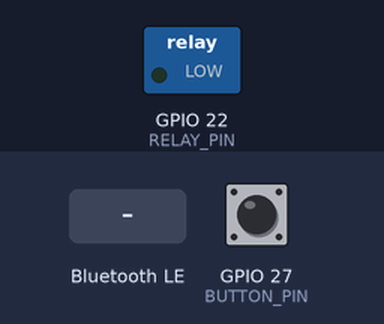
Recording of a sketch running on a simulated ESP32. Shown: switched loads named in the sketch (green lamp = pin HIGH). The inputs (shaded band) are chosen by the test bench; at power-on: GPIO 27 (BUTTON_PIN) HIGH. Nothing arrives over Bluetooth unless stated; a phone connects over Bluetooth LE 3 s after start; what the sketch prints to the serial monitor is not drawn.

Above: at 1.2 s.
1.3 s: Bluetooth LE write "ON" received
At 2.2 s:
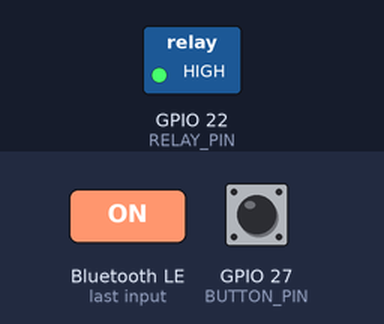
2.8 s: GPIO 27 (BUTTON_PIN) pulled LOW for 0.15 s
At 3.3 s:
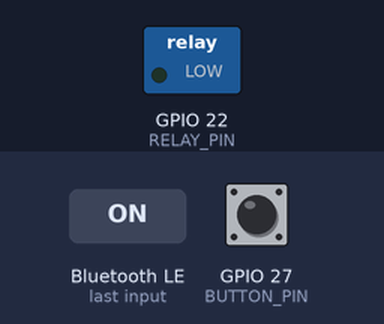
8.5 s: Bluetooth LE write "TOGGLE" received
At 8.9 s:
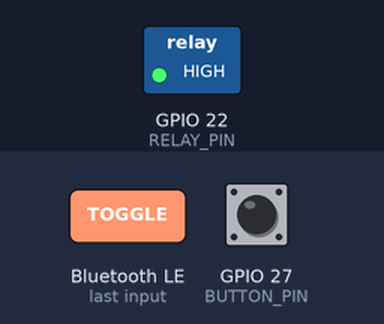
10.0 s: GPIO 27 (BUTTON_PIN) pulled LOW for 3.2 s
At 11.2 s:
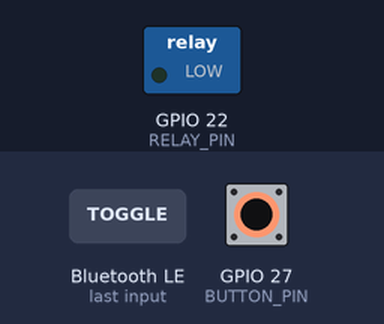
Timing chart, 0 to 13.0 s (numbered marks = the images above; inputs shaded):
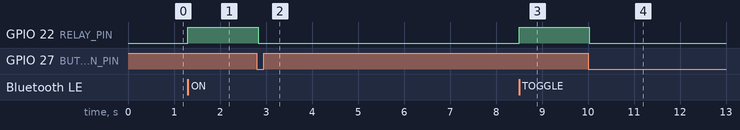

The sketch:

button_relay.ino
```cpp
/*
  FStopTimer_BLE_Relay_Classic.ino
  Library: ESP32 BLE Arduino (Kolban) - <BLEDevice.h>

  - Button: falling-edge debounced.
  - OFF → ON requires double-press within window.
  - ON  → OFF is single press.
  - BLE Command Characteristic accepts "ON", "OFF", "TOGGLE".
  - BLE Status Characteristic is READ + NOTIFY ("ON"/"OFF").
  - Restarts advertising on disconnect (iOS-friendly advertising settings).
*/

#include <BLEDevice.h>
#include <BLEUtils.h>
#include <BLEServer.h>
#include <BLE2902.h>

/* ----------------------------- Pins & Config ----------------------------- */
#define BUTTON_PIN 27
#define RELAY_PIN  22

// If your relay module is ACTIVE-LOW, set to 1.
#define RELAY_ACTIVE_LOW 0

// Debounce & double-press timing
const uint32_t DEBOUNCE_MS = 30;
const uint32_t DOUBLE_PRESS_WINDOW_MS = 400;

/* ----------------------------- BLE UUIDs --------------------------------- */
// Reuse your stable UUIDs if you want
#define SERVICE_UUID        "FA71809B-52E8-4DF2-BCE1-9C4D42311C97"
#define CHAR_CMD_UUID       "E8C858FA-E034-4EBF-A8C6-397401281056"
#define CHAR_STATUS_UUID    "58707319-E7C8-40BA-8A05-A3AE010B4997"

/* ----------------------------- Button State ------------------------------ */
int lastRaw = HIGH;
int stableState = HIGH;
uint32_t lastChangeMs = 0;

bool relayOn = false;
bool waitingSecondPress = false;
uint32_t firstPressTime = 0;

/* ----------------------------- BLE Globals ------------------------------- */
BLECharacteristic* cmdChar = nullptr;
BLECharacteristic* statusChar = nullptr;

/* ----------------------------- Helpers ----------------------------------- */
void applyRelay(bool on) {
  if (RELAY_ACTIVE_LOW) {
    digitalWrite(RELAY_PIN, on ? LOW : HIGH);
  } else {
    digitalWrite(RELAY_PIN, on ? HIGH : LOW);
  }
}

void publishStatus() {
  if (!statusChar) return;
  const char* s = relayOn ? "ON" : "OFF";
  statusChar->setValue((uint8_t*)s, strlen(s));
  statusChar->notify(); // OK even if no subscribers (just no effect)
}

void setRelay(bool on, const char* reason) {
  relayOn = on;
  applyRelay(on);
  Serial.print(on ? "ON  — " : "OFF — ");
  Serial.println(reason);
  publishStatus();
}

/* ----------------------------- Button Logic ------------------------------ */
void onPress() {
  if (relayOn) {
    // ON → single press turns OFF
    waitingSecondPress = false;
    setRelay(false, "Button single press (ON→OFF)");
    return;
  }

  // OFF → require double press to turn ON
  if (!waitingSecondPress) {
    waitingSecondPress = true;
    firstPressTime = millis();
    Serial.println("First press (OFF) — waiting for second press...");
  } else {
    if (millis() - firstPressTime <= DOUBLE_PRESS_WINDOW_MS) {
      waitingSecondPress = false;
      setRelay(true, "Button double press (OFF→ON)");
    } else {
      firstPressTime = millis();
      Serial.println("Window expired; counting as new first press.");
    }
  }
}

/* ----------------------------- BLE Callbacks ----------------------------- */
class CmdCallback : public BLECharacteristicCallbacks {
  void onWrite(BLECharacteristic* c) override {
    String v = c->getValue().c_str();  // convert to Arduino String
    v.toUpperCase();                   // optional: make it case-insensitive

    if (v == "ON")          setRelay(true,  "BLE cmd");
    else if (v == "OFF")    setRelay(false, "BLE cmd");
    else if (v == "TOGGLE") setRelay(!relayOn, "BLE toggle");
  }
};


class ServerCallbacks : public BLEServerCallbacks {
  void onConnect(BLEServer* s) override {
    Serial.println("Central connected");
    publishStatus(); // push current state after a central connects
  }
  void onDisconnect(BLEServer* s) override {
    Serial.println("Central disconnected");
    BLEDevice::startAdvertising(); // resume advertising for iOS to see again
  }
};

/* -------------------------------- Setup ---------------------------------- */
void setup() {
  Serial.begin(115200);

  pinMode(BUTTON_PIN, INPUT_PULLUP);
  pinMode(RELAY_PIN, OUTPUT);

  // Start OFF
  applyRelay(false);
  relayOn = false;

  // ---- BLE init (classic library) ----
  BLEDevice::init("FStopTimer"); // device name
  BLEDevice::setPower(ESP_PWR_LVL_P7); // optional

  BLEServer* server = BLEDevice::createServer();
  server->setCallbacks(new ServerCallbacks());

  BLEService* svc = server->createService(SERVICE_UUID);

  // Command characteristic (Write)
  cmdChar = svc->createCharacteristic(
      CHAR_CMD_UUID,
      BLECharacteristic::PROPERTY_WRITE | BLECharacteristic::PROPERTY_WRITE_NR
  );
  cmdChar->setCallbacks(new CmdCallback());

  // Status characteristic (Read + Notify)
  statusChar = svc->createCharacteristic(
      CHAR_STATUS_UUID,
      BLECharacteristic::PROPERTY_READ | BLECharacteristic::PROPERTY_NOTIFY
  );
  // CCCD needed for iOS to enable notifications
  statusChar->addDescriptor(new BLE2902());
  statusChar->setValue("OFF");

  svc->start();

  // --- Advertising (iOS-friendly) ---
  BLEAdvertising* adv = BLEDevice::getAdvertising();
  adv->addServiceUUID(SERVICE_UUID);
  adv->setScanResponse(true);     // put extra data (like UUID) in scan response if needed
  adv->setMinPreferred(0x06);     // iOS connection parameter hints
  adv->setMinPreferred(0x12);     // (common pattern in Kolban examples)

  BLEDevice::startAdvertising();
  Serial.println("BLE ready, advertising.");
}

/* --------------------------------- Loop ---------------------------------- */
void loop() {
  // --- Debounce ---
  int raw = digitalRead(BUTTON_PIN);
  if (raw != lastRaw) {
    lastRaw = raw;
    lastChangeMs = millis();
  }

  if ((millis() - lastChangeMs) >= DEBOUNCE_MS && raw != stableState) {
    stableState = raw;
    // Act only on PRESS (falling edge: HIGH -> LOW)
    if (stableState == LOW) onPress();
  }

  // --- Timeout the waiting window when OFF ---
  if (!relayOn && waitingSecondPress) {
    if (millis() - firstPressTime > DOUBLE_PRESS_WINDOW_MS) {
      waitingSecondPress = false;
    }
  }
}
```

Measured:
- after the input at 1.3 s, GPIO 22 (RELAY_PIN): LOW → HIGH at once
- after the input at 2.8 s, GPIO 22 (RELAY_PIN): HIGH → LOW at once
- after the input at 8.5 s, GPIO 22 (RELAY_PIN): LOW → HIGH at once
- after the input at 10.0 s, GPIO 22 (RELAY_PIN): HIGH → LOW at once
